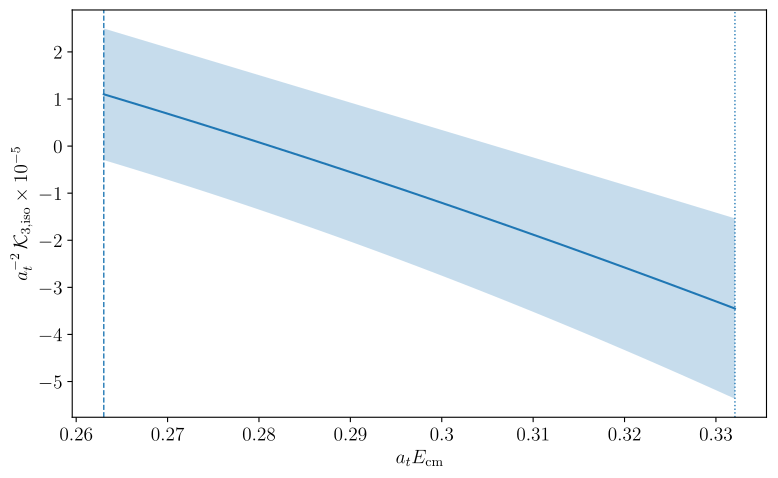

Recreate this plot in Python.
import numpy as np
import matplotlib.pyplot as plt
from matplotlib.ticker import FuncFormatter

# --- Matplotlib / LaTeX style ---
plt.rcParams.update({"font.size": 14})
plt.rc("font", family="serif", serif=["Computer Modern Roman"])
plt.rc("text", usetex=True)

# --- Given parameters ---
K3iso0, K3iso1 = 110027.81552312648, -766027.694222162
K3iso0_err, K3iso1_err = 139710.89780849387, 220542.52114499235

# Masses in lattice units
a_tmK = 0.09698
a_tmpi = 0.06906

# Thresholds (KKπ to KKππ)
E_thr_KKpi = 2.0 * a_tmK + a_tmpi
E_thr_KKpipi = 2.0 * a_tmK + 2.0 * a_tmpi

# Energy grid
E = np.linspace(E_thr_KKpi, E_thr_KKpipi, 400)

# Reference mass scale M (use KKπ threshold)
M = E_thr_KKpi

# Model: K3 = K0 + ((E^2 - M^2)/M^2) * K1
A = (E**2 - M**2) / (M**2)
K3_central = K3iso0 + A * K3iso1

# Error propagation assuming uncorrelated parameters
K3_sigma = np.sqrt(K3iso0_err**2 + (A * K3iso1_err) ** 2)

# Divide y-data by 1e5
scale = 1e5
K3_central_s = K3_central / scale
K3_sigma_s = K3_sigma / scale

# LaTeX tick formatter (all tick labels in math mode)
def latex_tick(x, pos):
    s = f"{x:.3g}"
    return rf"${s}$"

formatter = FuncFormatter(latex_tick)

# --- Plot ---
fig, ax = plt.subplots(figsize=(8, 5))

ax.plot(E, K3_central_s, linewidth=1.5)
ax.fill_between(
    E,
    K3_central_s - K3_sigma_s,
    K3_central_s + K3_sigma_s,
    alpha=0.25,
    linewidth=0,
)

ax.axvline(E_thr_KKpi, linestyle="--", linewidth=1)
ax.axvline(E_thr_KKpipi, linestyle=":", linewidth=1)

# Axis labels (NO title, NO legend)
ax.set_xlabel(r"$a_t E_{\mathrm{cm}}$")
ax.set_ylabel(r"$a_t^{-2}\,\mathcal{K}_{3,\mathrm{iso}}\times 10^{-5}$")

# Tick formatting
ax.xaxis.set_major_formatter(formatter)
ax.yaxis.set_major_formatter(formatter)

fig.tight_layout()
output = "K3isoplot.pdf"
fig.savefig(output, bbox_inches="tight")
# plt.show()
